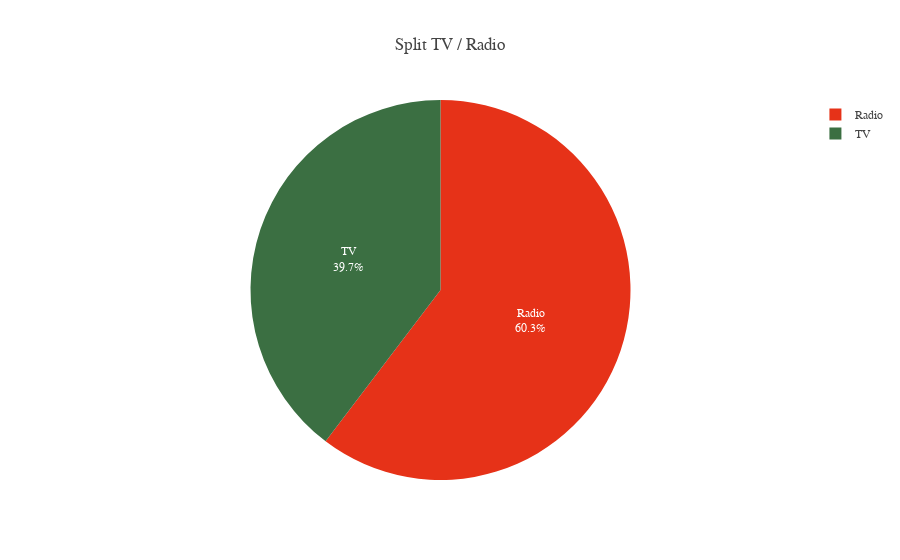

Write notebook code for a chart like this one.
### Code cell
count = data_megabassines.groupby(["MEDIA"],as_index = False)["COUNT"].sum().sort_values("COUNT",ascending = False)
count

fig = px.pie(
    count,
    names = "MEDIA",
    values = "COUNT",
    color_discrete_sequence=SMALL_SEQUENCE2,
    title = "Split TV / Radio"
)
fig.update_traces(textposition='inside', textinfo='percent+label')
fig.show()

### Figure 1 — Plotly figure (JSON) as saved in the notebook; plotly's stock layout.template omitted (floating-point values rounded to 4 significant figures)
{"data": [{"domain": {"x": [0, 1], "y": [0, 1]}, "hovertemplate": "MEDIA=%{label}<br>COUNT=%{value}<extra></extra>", "labels": ["Radio", "TV"], "legendgroup": "", "name": "", "showlegend": true, "textinfo": "percent+label", "textposition": "inside", "type": "pie", "values": [1395, 917]}], "layout": {"legend": {"tracegroupgap": 0}, "piecolorway": ["rgb(230, 50, 24)", "rgb(59, 111, 66)"], "title": {"text": "Split TV / Radio"}}}
